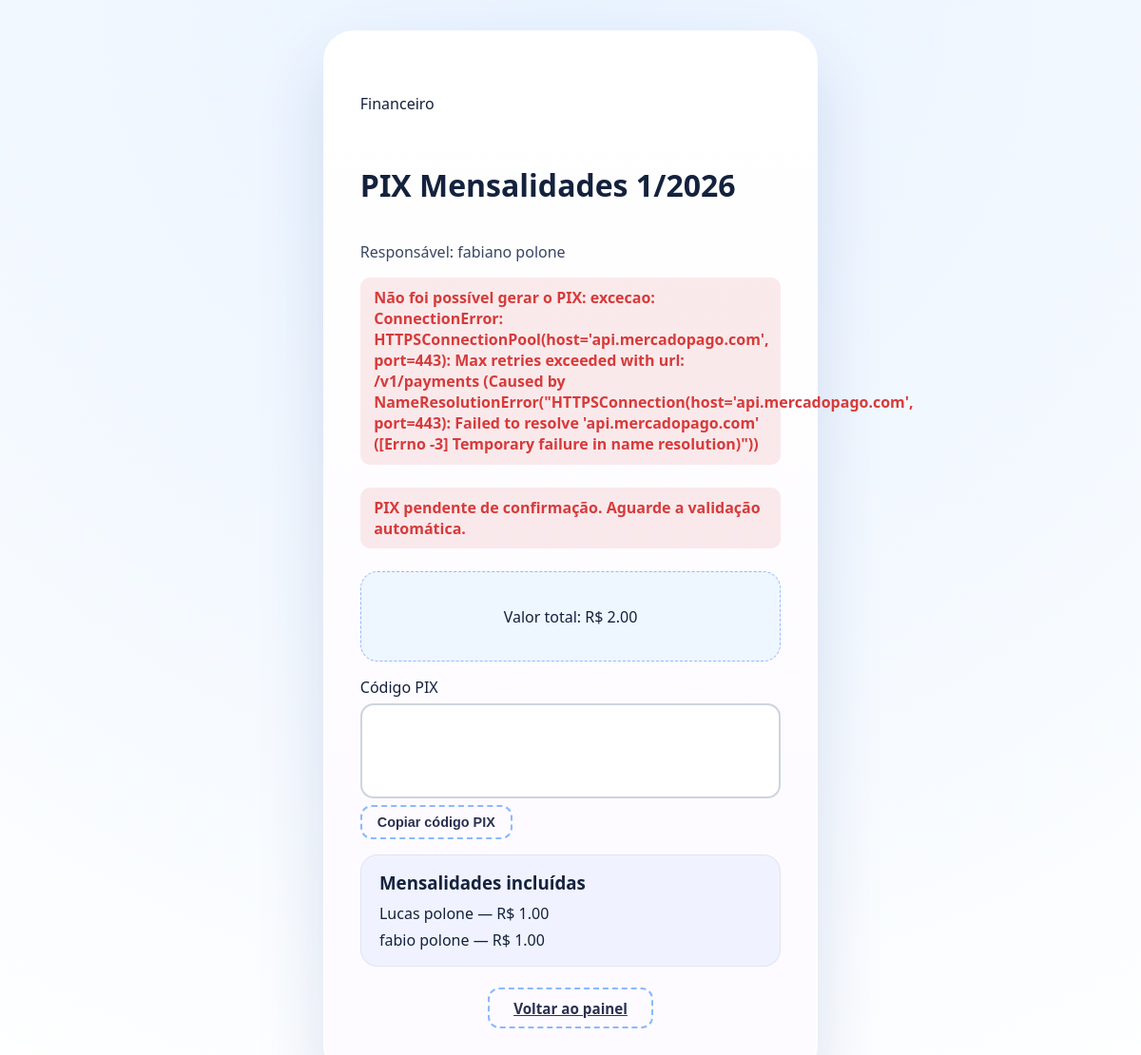
/financeiro/mensalidades/2026/1/pix/ (signed in), run on the app's committed database.
### core/models.py (models this page shows, shortened)
class PixCharge(models.Model):
    PENDING = "P"
    PAID = "A"
    STATUS_CHOICES = [
        (PENDING, "PIX pendente"),
        (PAID, "PIX aprovado"),
    ]
    responsible = models.ForeignKey(
        Responsible, on_delete=models.CASCADE, related_name="pix_charges"
    )
    year = models.PositiveSmallIntegerField()
    month = models.PositiveSmallIntegerField()
    amount = models.DecimalField(max_digits=8, decimal_places=2)
    status = models.CharField(max_length=1, choices=STATUS_CHOICES, default=PENDING)
    mp_payment_id = models.CharField(max_length=64, blank=True, null=True)
    external_reference = models.CharField(max_length=128, unique=True)
    qr_code = models.TextField(blank=True, null=True)
    qr_code_base64 = models.TextField(blank=True, null=True)
    copy_text = models.TextField(blank=True, null=True)
    raw_response = models.JSONField(blank=True, null=True)
    approved_at = models.DateTimeField(blank=True, null=True)
    created_at = models.DateTimeField(auto_now_add=True)
    updated_at = models.DateTimeField(auto_now=True)
    class Meta:
        unique_together = ("responsible", "year", "month")

class Responsible(models.Model):
    user = models.OneToOneField(User, on_delete=models.CASCADE, related_name="responsavel")
    cpf = models.CharField(max_length=14, unique=True)
    telefone = models.CharField(max_length=20)
    whatsapp = models.CharField(max_length=20)
    endereco = models.CharField(max_length=255)
    sexo = models.CharField(max_length=1, choices=SEX_CHOICES, default="M")

class MonthlyFee(models.Model):
    PENDING = "P"
    PAID = "D"
    STATUS_CHOICES = [
        (PENDING, "Pendente"),
        (PAID, "Pago"),
    ]
    responsible = models.ForeignKey(Responsible, on_delete=models.CASCADE, related_name="fees")
    adventurer = models.ForeignKey(Adventurer, on_delete=models.CASCADE, related_name="fees")
    month = models.PositiveSmallIntegerField()
    year = models.PositiveSmallIntegerField()
    amount = models.DecimalField(max_digits=6, decimal_places=2, default=Decimal("1.00"))
    due_day = models.PositiveSmallIntegerField(default=10)
    status = models.CharField(max_length=1, choices=STATUS_CHOICES, default=PENDING)
    paid_at = models.DateTimeField(null=True, blank=True)
    class Meta:
        unique_together = ("adventurer", "month", "year")

class Adventurer(models.Model):
    responsible = models.ForeignKey(Responsible, on_delete=models.CASCADE, related_name="adventureiros")
    first_name = models.CharField(max_length=100)
    last_name = models.CharField(max_length=100)
    document = models.CharField(max_length=50)
    birth_date = models.DateField()
    allergies = models.TextField()
    medication = models.TextField()
    observation = models.TextField()
    emergency_name = models.CharField(max_length=120)
    emergency_phone = models.CharField(max_length=20)
    emergency_whatsapp = models.CharField(max_length=20)
    photo = models.ImageField(upload_to="adventure_photos/%Y/%m")
    sexo = models.CharField(max_length=1, choices=SEX_CHOICES, default="M")

### core/views.py (the view, shortened to what this page needs)
# urls.py: path("financeiro/mensalidades/<int:year>/<int:month>/pix/", views.finance_pix, name="finance_pix"),
@login_required
def finance_pix(request, year, month):
    if not hasattr(request.user, "responsavel"):
        messages.error(request, "Você precisa ser responsável para gerar o PIX.")
        return redirect("dashboard")
    responsible = request.user.responsavel
    pending_fees = list(
        MonthlyFee.objects.filter(
            responsible=responsible, year=year, month=month, status=MonthlyFee.PENDING
        )
    )
    if not pending_fees:
        messages.info(request, "Não há mensalidades pendentes nesse período.")
        return redirect("dashboard")
    total = sum(fee.amount for fee in pending_fees)
    amount_centavos = int(
        (total * Decimal("100")).quantize(Decimal("1"), rounding=ROUND_HALF_UP)
    )
    external_reference = f"mensalidades-{responsible.id}-{year}-{month}"
    pix_charge, created = PixCharge.objects.get_or_create(
        responsible=responsible,
        year=year,
        month=month,
        defaults={
            "amount": total,
            "external_reference": external_reference,
        },
    )
    if pix_charge.amount != total and pix_charge.status == PixCharge.PENDING:
        pix_charge.amount = total
        pix_charge.save(update_fields=("amount", "updated_at"))
    error_message = None
    if created or not pix_charge.qr_code:
        notification_url = request.build_absolute_uri(reverse("mp_webhook"))
        ok, info, data = criar_pix(
            valor_centavos=amount_centavos,
            descricao=f"Mensalidades {month:02d}/{year}",
            external_reference=external_reference,
            notification_url=notification_url,
            tel=responsible.whatsapp,
        )
        if not ok:
            error_message = f"Não foi possível gerar o PIX: {info}"
    context = {
        "charge": pix_charge,
        "pending_fees": pending_fees,
        "total": total,
        "error_message": error_message,
    }
    return render(request, "core/finance_pix.html", context)

### pagamento.py (called while the page is built)
def _digits(s: str | None) -> str:
    if not s:
        return ""
    return re.sub(r"\D+", "", str(s))

def _email_fallback(tel: str | None) -> str:
    d = _digits(tel)
    if not d:
        d = "00000000000"
    return f"cliente.{d}@example.com.br"

def _centavos_para_reais(v: int | float | None) -> float:
    try:
        return round((v or 0) / 100.0, 2)
    except Exception:
        return 0.0

def _headers(extra: Optional[Dict[str, str]] = None) -> Dict[str, str]:
    h = {
        "Authorization": f"Bearer {MP_ACCESS_TOKEN}",
        "Content-Type": "application/json",
    }
    if extra:
        h.update(extra)
    return h

### templates/core/finance_pix.html (shortened to what this page needs)
{% load static %}
<!DOCTYPE html>
<html lang="pt-br">
  <head>
    <link rel="stylesheet" href="{% static 'css/dashboard.css' %}" />
    <link rel="stylesheet" href="{% static 'css/finance.css' %}" />
  </head>
  <body class="finance-page">
    <main class="finance-card">
      <p class="tag">Financeiro</p>
      <h1>PIX Mensalidades {{ charge.month|default:"00" }}/{{ charge.year|default:"0000" }}</h1>
      <p class="hero-text">Responsável: {{ charge.responsible.user.get_full_name }}</p>
      {% if error_message %}
      <div class="form-feedback form-feedback--error">
        {{ error_message }}
      </div>
      {% endif %}
      {% if charge.status == charge.PAID %}
      <div class="form-feedback form-feedback--success">
        Pagamento confirmado em {{ charge.approved_at|date:"d/m/Y H:i" }}.
      </div>
      {% else %}
      <div class="form-feedback form-feedback--error">
        PIX pendente de confirmação. Aguarde a validação automática.
      </div>
      {% endif %}
      <div class="finance-qr">
        <p class="muted">Valor total: R$ {{ total|floatformat:2 }}</p>
      </div>
      <div class="pix-copy">
        <label for="pix-code">Código PIX</label>
        <textarea id="pix-code" readonly>{{ charge.copy_text|default:"" }}</textarea>
        <button
          class="ghost-btn"
          type="button"
          data-copy-btn
          data-copy-target="pix-code"
        >
          Copiar código PIX
        </button>
      </div>
      <div class="pending-list">
        <h3>Mensalidades incluídas</h3>
        <ul>
          {% for fee in pending_fees %}
          <li>
            {{ fee.adventurer.first_name }} {{ fee.adventurer.last_name }} —
            R$ {{ fee.amount|floatformat:2 }}
          </li>
          {% endfor %}
        </ul>
      </div>
      <div class="finance-actions">
        <a class="ghost-btn" href="{% url 'dashboard' %}">Voltar ao painel</a>
      </div>
    </main>
  </body>
</html>

### static/css/dashboard.css (style rules this page uses)
:root { font-family: "Poppins", "Segoe UI", sans-serif; color: #14223d; }
* { box-sizing: border-box; }
body { margin: 0; min-height: 100vh; background: #edf4ff; }
.hero-text { margin: 0; color: #3a4662; max-width: 420px; }
.form-feedback { padding: 0.65rem 0.9rem; border-radius: 10px; margin-bottom: 0.5rem; font-weight: 600; }
.form-feedback--error { background: rgba(214, 59, 59, 0.1); color: #d63b3b; }
.ghost-btn { border-radius: 12px; border: 2px dashed rgba(128, 177, 255, 0.9); padding: 0.5rem 1rem; font-size: 0.9rem; font-weight: 700; background: transparent; color: #2a3150; cursor: pointer; transition: border-color 0.2s ease, color 0.2s ease; align-self: flex-start; }
.finance-actions { margin-top: 1rem; display: flex; justify-content: flex-end; }
.finance-card { border: 1px solid rgba(15, 61, 103, 0.15); border-radius: 20px; padding: 1rem; background: #fff; box-shadow: 0 10px 30px rgba(15, 55, 100, 0.08); }

### static/css/finance.css (style rules this page uses)
:root { font-family: "Poppins", "Segoe UI", sans-serif; }
* { box-sizing: border-box; }
body.finance-page { min-height: 100vh; margin: 0; background: radial-gradient(circle at top, #e9f3ff, #f4f9ff 55%, #ffffff 100%); display: flex; align-items: center; justify-content: center; padding: 2rem; }
.finance-card { width: min(520px, 90vw); background: linear-gradient(180deg, #ffffff, #fdfbff 70%); border-radius: 32px; padding: 3rem 2.3rem; box-shadow: 0 35px 70px rgba(32, 66, 143, 0.15); border: 2px solid rgba(255, 255, 255, 0.85); display: flex; flex-direction: column; gap: 1rem; }
.finance-qr { background: #eef6ff; border-radius: 18px; padding: 1.2rem; text-align: center; border: 1px dashed rgba(116, 158, 255, 0.7); }
.pix-copy { display: flex; flex-direction: column; gap: 0.4rem; }
.pix-copy textarea { width: 100%; min-height: 100px; border-radius: 14px; border: 2px solid rgba(13, 43, 92, 0.2); padding: 0.9rem 1rem; font-size: 0.95rem; resize: none; background: #ffffff; }
.pending-list { background: #f0f3ff; border-radius: 18px; padding: 1rem 1.2rem; border: 1px solid rgba(15, 61, 103, 0.08); }
.pending-list h3 { margin: 0 0 0.6rem; }
.pending-list ul { margin: 0; padding: 0; list-style: none; display: flex; flex-direction: column; gap: 0.35rem; }
.finance-actions { display: flex; justify-content: center; margin-top: 0.4rem; }
.finance-actions .ghost-btn { font-size: 0.95rem; padding: 0.6rem 1.6rem; }

### data on the page
PixCharge: month "1", year "2026", responsible.user.get_full_name "fabiano polone"
MonthlyFee: adventurer.first_name "Lucas", adventurer.last_name "polone", amount "1.00"
MonthlyFee: adventurer.first_name "fabio", adventurer.last_name "polone", amount "1.00"

### other printed values
{{ total|floatformat:2 }} "2.00"
